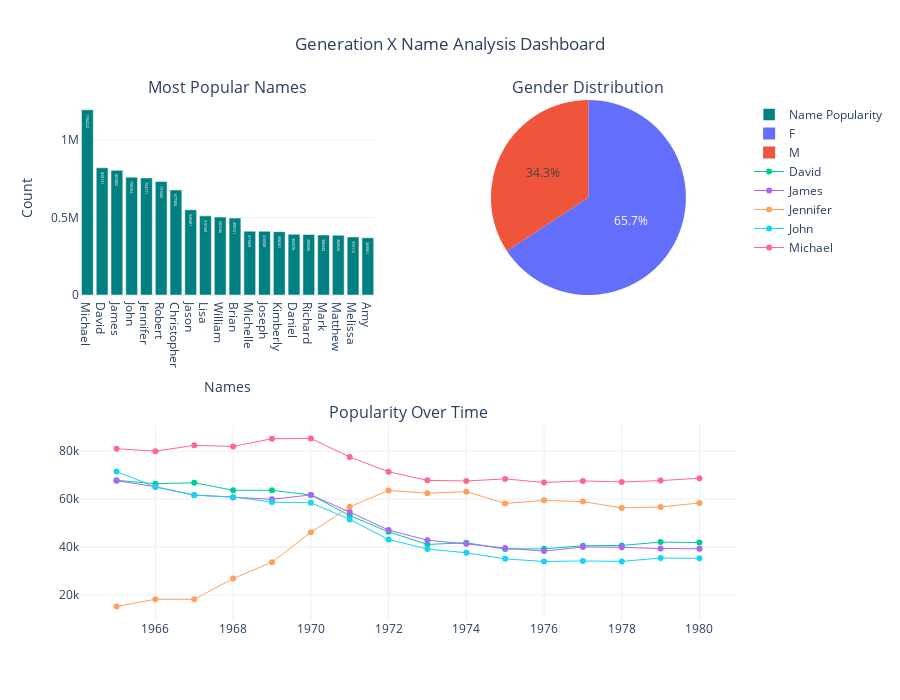

This figure's notebook cell:
### Markdown cell above
## Generation X (1965 - 1980)

### Code cell
# Filter the DataFrame for The Generation X years
df_generation_x = df_baby_names[["Name", "Year", "Gender", "Count"]][
    (df_baby_names.Year >= 1965) & (df_baby_names.Year <= 1980)
]

# Group by "Name" and "Gender" to calculate the total count for each gender
grouped = df_generation_x.groupby(["Name", "Gender"], as_index=False).agg({"Count": "sum"})

# Find the most popular gender for each name
most_popular_gender = (
    grouped.loc[grouped.groupby("Name")["Count"].idxmax()] 
    .rename(columns={"Count": "MaxGenderCount"})           
    [["Name", "Gender"]]                                   
)

# Merge the most popular gender back into the original DataFrame
df_generation_x = (
    df_generation_x.groupby("Name", as_index=False)
    .agg({
        "Year": "min",         
        "Count": "sum"         
    })
    .merge(most_popular_gender, on="Name", how="left")       # Add the most popular gender
)

# Sort by Count in descending order
df_generation_x = df_generation_x.sort_values(by="Count", ascending=False)

bar_chart = go.Bar(
    x=df_generation_x.iloc[:20]["Name"],
    y=df_generation_x.iloc[:20]["Count"],
    text=df_generation_x["Count"],
    textposition='auto',
    name="Name Popularity",
    marker=dict(color='teal')
)

gender_distribution = df_generation_x["Gender"].value_counts()
pie_chart = go.Pie(
    labels=gender_distribution.index,
    values=gender_distribution.values,
    name="Gender Distribution"
)

# Retrieves the 5 most popular names for the Generation
df_line_chart_name = df_generation_x.iloc[:5][["Name", "Gender"]] 

# Return only the names in the previous dataset from the original dataset
df_filtered = df_baby_names[df_baby_names["Name"].isin(df_line_chart_name["Name"])] 

# Filter the filtered dataset to only return the years between 1965 and 1980 
df_filtered = df_filtered[(df_filtered["Year"] >= 1965) & (df_filtered["Year"] <= 1980)]

# Return all the fields Name, Year, Count, Gender
df_line_chart = df_filtered[["Name", "Year", "Count", "Gender"]] 

# Merge the previous df_line_chart_name with df_line_chart to return the right names with most popular gender by years in the generation
df_line_chart_actual = pd.merge(df_line_chart, df_line_chart_name, on=['Name', 'Gender'], how='inner')

line_chart = go.Figure()

# Group by "Name" and iterate through the groups directly
for name, group in df_line_chart_actual.groupby("Name"):
    line_chart.add_trace(go.Scatter(
        x=group["Year"],
        y=group["Count"],
        mode='lines+markers',
        name=name,  
        line=dict(width=1),
        marker=dict(size=6),
        text=group["Name"]  
    ))

# Update Layout for Better Visualization
line_chart.update_layout(
    title="Popularity of Names Over Time",
    xaxis_title="Year",
    yaxis_title="Count",
    template="plotly_white",
    showlegend=True,
)

# Create a Subplot Layout
fig = make_subplots(
    rows=2, cols=2,
    specs=[[{"type": "bar"}, {"type": "pie"}], [{"type": "scatter", "colspan": 2}, None]],
    subplot_titles=("Most Popular Names", "Gender Distribution", "Popularity Over Time")
)

# Add the Bar Chart and Pie Chart to the Subplot
fig.add_trace(bar_chart, row=1, col=1)
fig.add_trace(pie_chart, row=1, col=2)

# Add the scatter plot from the line_chart to the subplot
for trace in line_chart.data:
    fig.add_trace(trace, row=2, col=1)

# Update Layout for Better Visualization
fig.update_layout(
    title_text="Generation X Name Analysis Dashboard",
    title_x=0.5,
    height=700,
    showlegend=True,
    template="plotly_white",
    xaxis_title="Names",
    yaxis_title="Count"
)
# Display the Dashboard
fig.show()

### Figure 1 — Plotly figure (JSON) as saved in the notebook; plotly's stock layout.template omitted (floating-point values rounded to 4 significant figures; data arrays with more than 128 entries replaced by an {"elided": "..."} marker saying what was removed)
{"data": [{"marker": {"color": "teal"}, "name": "Name Popularity", "text": {"elided": "31683 int values"}, "textposition": "auto", "type": "bar", "x": ["Michael", "David", "James", "John", "Jennifer", "Robert", "Christopher", "Jason", "Lisa", "William", "Brian", "Michelle", "Joseph", "Kimberly", "Daniel", "Richard", "Mark", "Matthew", "Melissa", "Amy"], "xaxis": "x", "y": [1194222, 820131, 803802, 759764, 754771, 731045, 677306, 549491, 510168, 502546, 495721, 411689, 410508, 408261, 392078, 390580, 386943, 384926, 374112, 369061], "yaxis": "y"}, {"domain": {"x": [0.55, 1], "y": [0.625, 1]}, "labels": ["F", "M"], "name": "Gender Distribution", "type": "pie", "values": [20829, 10854]}, {"line": {"width": 1}, "marker": {"size": 6}, "mode": "lines+markers", "name": "David", "text": ["David", "David", "David", "David", "David", "David", "David", "David", "David", "David", "David", "David", "David", "David", "David", "David"], "type": "scatter", "x": [1965, 1966, 1967, 1968, 1969, 1970, 1971, 1972, 1973, 1974, 1975, 1976, 1977, 1978, 1979, 1980], "xaxis": "x2", "y": [67827, 66418, 66809, 63681, 63673, 61730, 53117, 46331, 41088, 41791, 39156, 39272, 40517, 40687, 42062, 41894], "yaxis": "y2"}, {"line": {"width": 1}, "marker": {"size": 6}, "mode": "lines+markers", "name": "James", "text": ["James", "James", "James", "James", "James", "James", "James", "James", "James", "James", "James", "James", "James", "James", "James", "James"], "type": "scatter", "x": [1965, 1966, 1967, 1968, 1969, 1970, 1971, 1972, 1973, 1974, 1975, 1976, 1977, 1978, 1979, 1980], "xaxis": "x2", "y": [67676, 65161, 61685, 60664, 59900, 61738, 54603, 47066, 42839, 41335, 39572, 38301, 40041, 39901, 39353, 39312], "yaxis": "y2"}, {"line": {"width": 1}, "marker": {"size": 6}, "mode": "lines+markers", "name": "Jennifer", "text": ["Jennifer", "Jennifer", "Jennifer", "Jennifer", "Jennifer", "Jennifer", "Jennifer", "Jennifer", "Jennifer", "Jennifer", "Jennifer", "Jennifer", "Jennifer", "Jennifer", "Jennifer", "Jennifer"], "type": "scatter", "x": [1965, 1966, 1967, 1968, 1969, 1970, 1971, 1972, 1973, 1974, 1975, 1976, 1977, 1978, 1979, 1980], "xaxis": "x2", "y": [15206, 18215, 18237, 26852, 33704, 46151, 56770, 63605, 62446, 63107, 58183, 59472, 58964, 56318, 56714, 58379], "yaxis": "y2"}, {"line": {"width": 1}, "marker": {"size": 6}, "mode": "lines+markers", "name": "John", "text": ["John", "John", "John", "John", "John", "John", "John", "John", "John", "John", "John", "John", "John", "John", "John", "John"], "type": "scatter", "x": [1965, 1966, 1967, 1968, 1969, 1970, 1971, 1972, 1973, 1974, 1975, 1976, 1977, 1978, 1979, 1980], "xaxis": "x2", "y": [71510, 65017, 61603, 60904, 58740, 58494, 51511, 43167, 39168, 37620, 35074, 33981, 34198, 34022, 35415, 35280], "yaxis": "y2"}, {"line": {"width": 1}, "marker": {"size": 6}, "mode": "lines+markers", "name": "Michael", "text": ["Michael", "Michael", "Michael", "Michael", "Michael", "Michael", "Michael", "Michael", "Michael", "Michael", "Michael", "Michael", "Michael", "Michael", "Michael", "Michael"], "type": "scatter", "x": [1965, 1966, 1967, 1968, 1969, 1970, 1971, 1972, 1973, 1974, 1975, 1976, 1977, 1978, 1979, 1980], "xaxis": "x2", "y": [81001, 79987, 82411, 81973, 85162, 85270, 77583, 71386, 67810, 67541, 68422, 66918, 67592, 67135, 67720, 68687], "yaxis": "y2"}], "layout": {"annotations": [{"font": {"size": 16}, "showarrow": false, "text": "Most Popular Names", "x": 0.225, "xanchor": "center", "xref": "paper", "y": 1, "yanchor": "bottom", "yref": "paper"}, {"font": {"size": 16}, "showarrow": false, "text": "Gender Distribution", "x": 0.775, "xanchor": "center", "xref": "paper", "y": 1, "yanchor": "bottom", "yref": "paper"}, {"font": {"size": 16}, "showarrow": false, "text": "Popularity Over Time", "x": 0.5, "xanchor": "center", "xref": "paper", "y": 0.375, "yanchor": "bottom", "yref": "paper"}], "height": 700, "showlegend": true, "title": {"text": "Generation X Name Analysis Dashboard", "x": 0.5}, "xaxis": {"anchor": "y", "domain": [0, 0.45], "title": {"text": "Names"}}, "xaxis2": {"anchor": "y2", "domain": [0, 1]}, "yaxis": {"anchor": "x", "domain": [0.625, 1], "title": {"text": "Count"}}, "yaxis2": {"anchor": "x2", "domain": [0, 0.375]}}}
